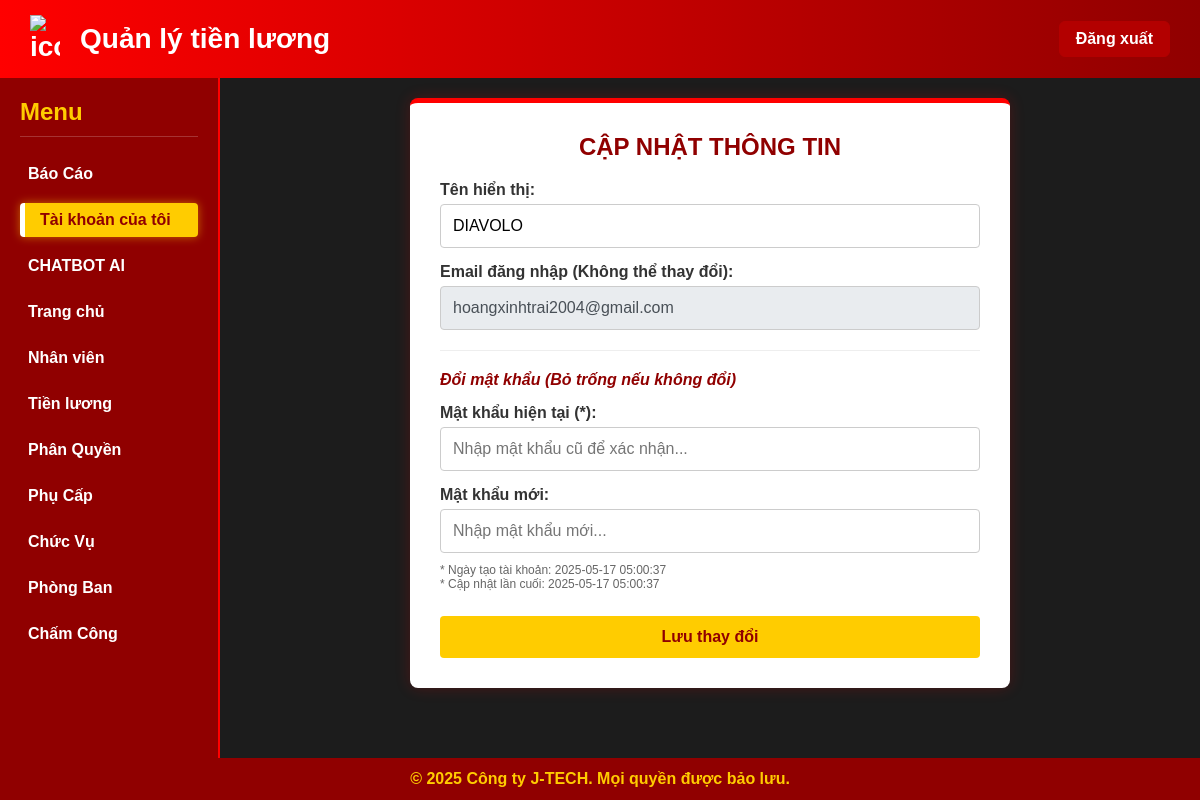
The app's page /profile.php (signed in) with its own data.
### tables this page shows
CREATE TABLE IF NOT EXISTS `users` (
  `id` bigint unsigned NOT NULL AUTO_INCREMENT,
  `name` varchar(255) NOT NULL,
  `email` varchar(255) NOT NULL,
  `email_verified_at` timestamp NULL DEFAULT NULL,
  `password` varchar(255) NOT NULL,
  `remember_token` varchar(100) DEFAULT NULL,
  `created_at` timestamp NULL DEFAULT NULL,
  `updated_at` timestamp NULL DEFAULT NULL,
  PRIMARY KEY (`id`),
  UNIQUE KEY `users_email_unique` (`email`)
);

### profile.php (the view, shortened to what this page needs)
<?php
include 'connect.php';
$user_id = $_SESSION['user_id'];
$stmt = $conn->prepare("SELECT * FROM users WHERE id = ?");
$stmt->bind_param("i", $user_id);
$stmt->execute();
$user = $stmt->get_result()->fetch_assoc();
?>
<!DOCTYPE html>
<html lang="vi">
<head>
</head>
<body>
<div class="header">
  <h1><img src="https://cdn-icons-png.freepik.com/512/6475/6475938.png" alt="icon" style="width:30px; vertical-align:middle; margin-right:10px;"><i class="fas fa-user-circle"></i> Quản lý tiền lương</h1>
  <a href="logout.php" class="logout-btn">Đăng xuất</a>
</div>
<div class="container">
  <div class="sidebar">
    <h2>Menu</h2>
    <a href="report.php">Báo Cáo</a>
      <a href="profile.php"class="active">Tài khoản của tôi</a>
      <a href="chatbot.php">CHATBOT AI</a>
      <a href="index.php">Trang chủ</a>
      <a href="employee.php">Nhân viên</a>
      <a href="pay.php">Tiền lương</a>
      <a href="right.php">Phân Quyền</a>
      <a href="subsidy.php">Phụ Cấp</a>
      <a href="role.php">Chức Vụ</a>
      <a href="department.php">Phòng Ban</a>
      <a href="attendance.php">Chấm Công</a>
    </div>
  <div class="main-content">
    <div class="profile-card">
      <h2>Cập nhật thông tin</h2>
      <form method="POST" action="">
        <label>Tên hiển thị:</label>
        <input type="text" name="name" value="<?php echo htmlspecialchars($user['name']); ?>" required>
        <label>Email đăng nhập (Không thể thay đổi):</label>
        <input type="email" value="<?php echo htmlspecialchars($user['email']); ?>" readonly>
        <hr style="margin: 20px 0; border: 0; border-top: 1px solid #eee;">
        <p style="color: #900000; font-weight: bold; font-style: italic;">Đổi mật khẩu (Bỏ trống nếu không đổi)</p>
        <label>Mật khẩu hiện tại (*):</label>
        <input type="password" name="current_password" placeholder="Nhập mật khẩu cũ để xác nhận...">
        <label>Mật khẩu mới:</label>
        <input type="password" name="new_password" placeholder="Nhập mật khẩu mới...">
        <p style="margin-top: 10px; font-size: 12px; color: #666;">
          * Ngày tạo tài khoản: <?php echo $user['created_at']; ?><br>
          * Cập nhật lần cuối: <?php echo $user['updated_at']; ?>
        </p>
        <button type="submit" class="save-btn">Lưu thay đổi</button>
      </form>
    </div>
  </div>
</div>
<footer>
  &copy; 2025 Công ty J-TECH. Mọi quyền được bảo lưu.
</footer>
</body>
</html>

### profile.php (style rules this page uses)
* { margin: 0; padding: 0; box-sizing: border-box; }
body { font-family: 'Arial', sans-serif; display: flex; flex-direction: column; min-height: 100vh; background: #1c1c1c; color: #fff; }
.header { background: linear-gradient(90deg, #ff0000, #900000); color: #fff; padding: 15px 30px; display: flex; justify-content: space-between; align-items: center; box-shadow: 0 4px 8px rgba(0,0,0,0.5); }
.header h1 { font-size: 28px; font-weight: bold; display: flex; align-items: center; }
.header .logout-btn { background: #b30000; color: #fff; padding: 8px 16px; border: 1px solid #b30000; border-radius: 6px; text-decoration: none; font-weight: bold; transition: 0.3s; }
.container { display: flex; flex: 1; }
.sidebar { width: 220px; padding: 20px; background: #900000; border-right: 2px solid #ff0000; }
.sidebar h2 { margin-bottom: 20px; color: #ffcc00; border-bottom: 1px solid rgba(255,255,255,0.2); padding-bottom: 10px; }
.sidebar a { display: block; color: #fff; text-decoration: none; margin: 12px 0; font-weight: bold; padding: 8px; border-radius: 4px; transition: 0.3s; }
.sidebar a.active { background: #ffcc00; color: #900000; padding-left: 15px; border-left: 5px solid #fff; box-shadow: 0 0 10px rgba(255, 204, 0, 0.5); }
.main-content { flex: 1; padding: 20px; background: #1c1c1c; overflow: auto; }
.profile-card { background: #fff; color: #000; padding: 30px; border-radius: 8px; max-width: 600px; margin: 0 auto; box-shadow: 0 0 15px rgba(255, 0, 0, 0.2); border-top: 5px solid #ff0000; }
.profile-card h2 { color: #900000; margin-bottom: 20px; text-align: center; text-transform: uppercase; }
label { font-weight: bold; display: block; margin: 15px 0 5px; color: #333; }
input { width: 100%; padding: 12px; border: 1px solid #ccc; border-radius: 4px; font-size: 16px; }
input[readonly] { background-color: #e9ecef; color: #495057; cursor: not-allowed; }
button.save-btn { width: 100%; padding: 12px; margin-top: 25px; background: #ffcc00; color: #900000; border: none; font-weight: bold; font-size: 16px; border-radius: 4px; cursor: pointer; transition: 0.3s; }
footer { background: #900000; color: #ffcc00; text-align: center; padding: 12px 0; font-weight: bold; }

### records on screen
users: name "DIAVOLO", email "hoangxinhtrai2004@gmail.com", created_at "2025-05-17 05:00:37", updated_at "2025-05-17 05:00:37"
